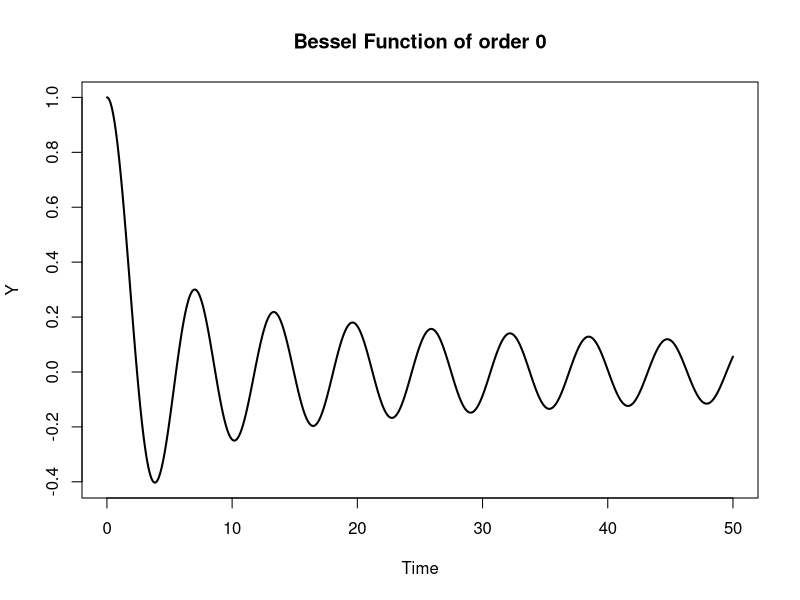

Write R code to recreate this figure.
library(deSolve) #import library deSolve

#Initiate the initial values:
st <- c(y1 = 1, dy1 = 0) #J(0) = 1 and J'(0) = 0 (Bessel order 0)

#Insert the Bessel function (order 0): (t^2)y'' + ty' + (t^2 - k^2)y = 0, k = 0
BesselFunction <- function(t,y,p){ 
  dy1 <- y[2] #y' = y[2]
  dy2 <- -((t^2)*y[1]+(t*y[2]))/(t^2) #Isolate y[2]'
  list(c(dy1,dy2))
}

#The time start at 0.01 to not cause problems dividing by 0.
times <- seq(from = 0.01, to = 50, by = 0.01)

#Using the function ode from deSolve to solve the problem
out <- ode(y = st, func = BesselFunction, times = times)

#Plot the function.
plot(times, out[,"y1"], type = "l", xlab = "Time", ylab = "Y", lwd = 2,
     main = "Bessel Function of order 0")

#To view the first 10 iterations:
head(out, n = 10)
#To view the last 10 iterations:
tail(out, n = 10)
#To view between 100 iterations and 120 iterations:
out[100:120, c("time", "y1")]
